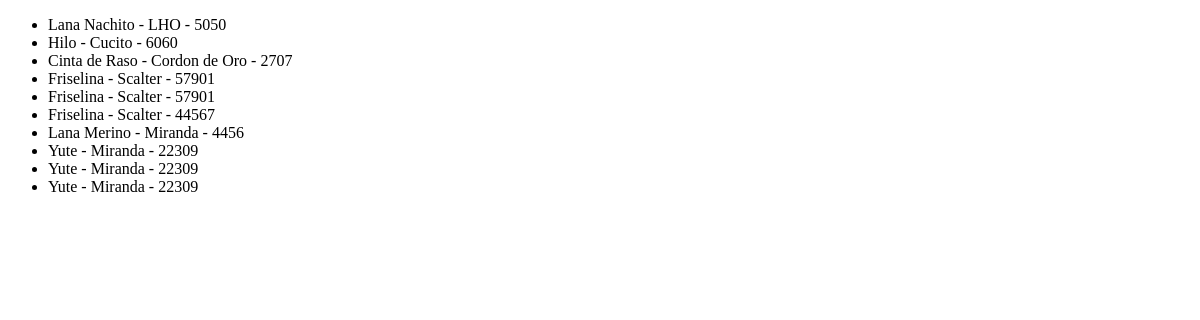
/app-miranda/lista-productos/, run on an earlier commit of the app's database.
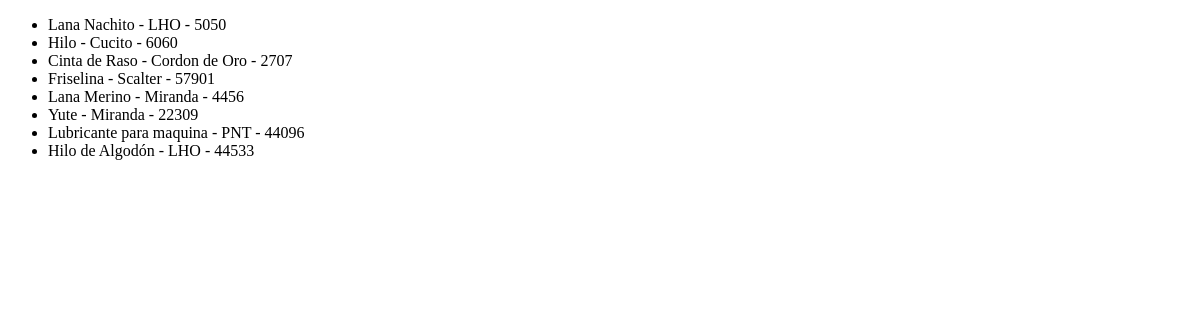
And on a later commit of the database.
### AppMiranda/models.py (models this page shows, shortened)
class Producto(models.Model):
    nombre=models.CharField(max_length=40)
    marca=models.CharField(max_length=40)
    codigo=models.IntegerField()

### AppMiranda/views.py (the view)
# urls.py: path('lista-productos/', lista_productos),
def lista_productos(req):
    lista = Producto.objects.all()
    return render (req, "lista_productos.html", {"lista_productos": lista})

### miranda/templates/lista_productos.html (shortened to what this page needs)
<!DOCTYPE html>
<html lang="en">
<head>
</head>
<body>
    <ul>
        {% for producto in lista_productos %}
            <li>{{producto.nombre}} - {{producto.marca}} - {{producto.codigo}}</li>
        {% endfor %}
    </ul>
</body>
</html>

What changed in the data, as far as the page shows it:
removed Producto: nombre "Friselina", marca "Scalter", codigo "57901"
removed Producto: nombre "Friselina", marca "Scalter", codigo "44567"
removed Producto: nombre "Yute", marca "Miranda", codigo "22309"
removed Producto: nombre "Yute", marca "Miranda", codigo "22309"
added Producto: nombre "Lubricante para maquina", marca "PNT", codigo "44096"
added Producto: nombre "Hilo de Algodón", marca "LHO", codigo "44533"
